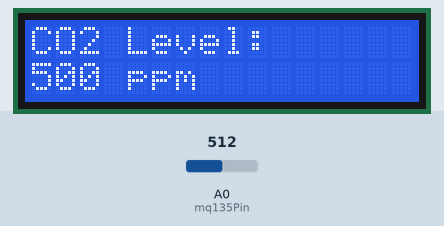
The sketch below on a simulated Arduino Uno, built with avr-gcc and run on an emulated ATmega328P. On the bench: 16×2 character LCD. The test bench sets the inputs (shaded band); at power-on: A0 (mq135Pin) = 512. EEPROM starts erased; what the sketch prints to the serial monitor is not drawn.

Above: at 6.7 s.
6.8 s: A0 (mq135Pin) set to 371
At 8.5 s:
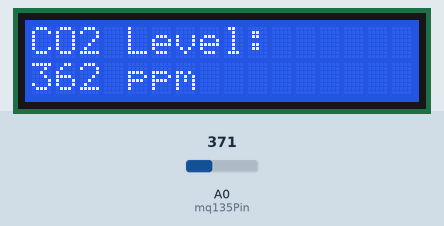
9.1 s: A0 (mq135Pin) set to 341
At 10.4 s:
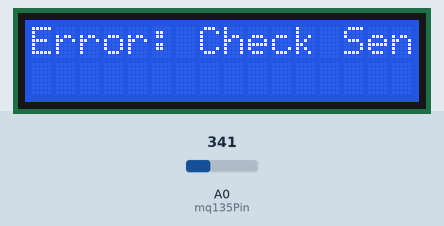
11.1 s: A0 (mq135Pin) set to 360
At 12.3 s:
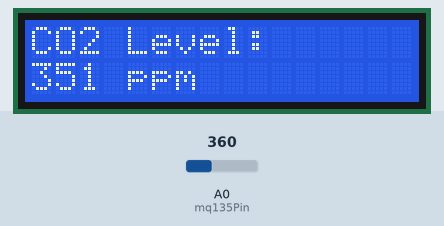
13.2 s: A0 (mq135Pin) set to 340
At 14.2 s:
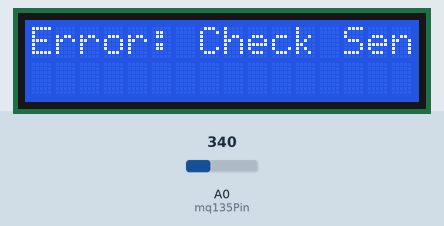
Timing chart, 0 to 16.2 s (numbered marks = the images above; inputs shaded):
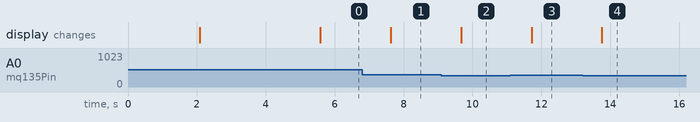

The sketch:

mithra2.ino
```cpp
#include <Wire.h>
#include <LiquidCrystal_I2C.h>
#include <EEPROM.h> // Include EEPROM library

/*void setup() {
  // put your setup code here, to run once:

}

void loop() {
  // put your main code here, to run repeatedly:

}*/


// Create an LCD object with I2C address 0x27 (commonly used for many LCD modules)
LiquidCrystal_I2C lcd(0x27, 16, 2);  // Set the LCD address and dimensions (16 columns, 2 rows)

// Define the analog pin connected to the MQ-135 sensor
const int mq135Pin = A0;

// Variables to store the raw sensor value and the CO2 concentration level
int sensorValue = 0;  // Raw analog sensor value
int co2Level = 0;     // Mapped CO2 level in parts per million (ppm)

// Define a reasonable range for CO2 levels (adjust based on calibration)
const int minCo2Level = 350;  // Minimum expected CO2 level in ppm
const int maxCo2Level = 1000; // Maximum expected CO2 level in ppm

// Function to clear the EEPROM
void clearEEPROM() {
  for (int i = 0; i < EEPROM.length(); i++) {
    EEPROM.write(i, 0);  // Clear EEPROM by writing 0 to each byte
  }
  Serial.println("EEPROM cleared.");
}

void setup() {
  // Initialize the LCD and Serial Monitor
  lcd.begin(16, 2);
  lcd.setBacklight(true);  // Turn on the backlight
  Serial.begin(9600);

  // Display an initial message
  lcd.setCursor(0, 0);
  lcd.print("Lung Health Monitor");
  delay(2000);  // Display for 2 seconds
  lcd.clear();  // Clear the LCD

  // Clear EEPROM (optional, remove if unnecessary)
  clearEEPROM();
}

void loop() {
  // Read the analog value from the MQ-135 sensor
  sensorValue = analogRead(mq135Pin);

  // Map the raw sensor value to CO2 level in ppm (adjust range based on calibration)
  co2Level = map(sensorValue, 0, 1023, 0, 1000);

  // Display an error if the CO2 level is out of range
  if (co2Level < minCo2Level || co2Level > maxCo2Level) {
    lcd.clear();
    lcd.setCursor(0, 0);
    lcd.print("Error: Check Sensor");
    Serial.println("Error: Sensor reading out of range.");
  } else {
    // Display the CO2 level on the LCD
    lcd.clear();
    lcd.setCursor(0, 0);
    lcd.print("CO2 Level: ");
    lcd.setCursor(0, 1);
    lcd.print(co2Level);
    lcd.print(" ppm");

    // Print the CO2 level to the Serial Monitor
    Serial.print("CO2 Level: ");
    Serial.print(co2Level);
    Serial.println(" ppm");

    // Store the CO2 level in EEPROM (store only if different to reduce writes)
    if (EEPROM.read(0) != co2Level) {
      EEPROM.write(0, co2Level);
    }
  }

  // Wait for 1 second before updating
  delay(1000);
}
```

Measured:
- the behaviour switches between 359 and 358 on A0 (mq135Pin) (found by bisection; images 1 and 2)
- after the input at 6.8 s, the display: changes after 0.83 s (image 1)
- after the input at 9.1 s, the display: changes after 0.57 s (image 2)
- after the input at 11.1 s, the display: changes after 0.62 s (image 3)
- after the input at 13.2 s, the display: changes after 0.56 s (image 4)
